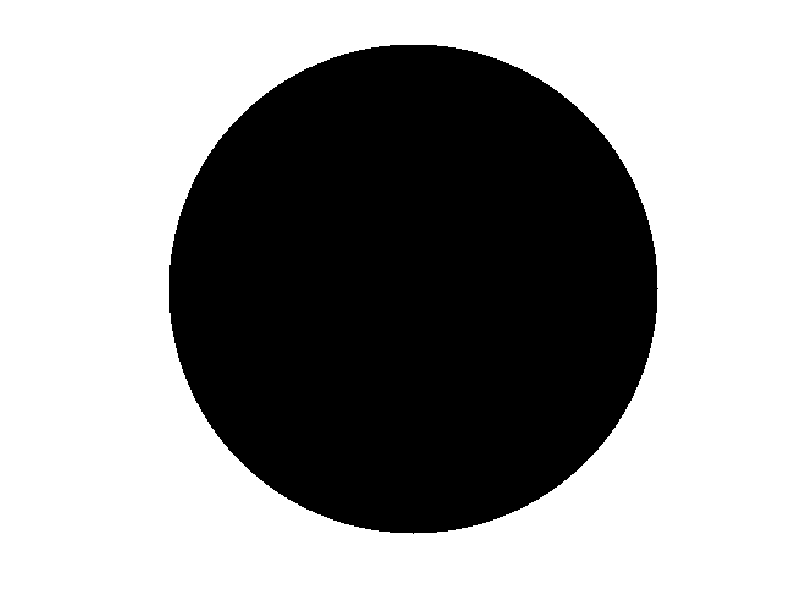

Write MATLAB code to recreate this figure.
% Write matlab code to display following binary images
% Write a program to display a circle
 close all;
 clearvars;
r = 200;
A=ones(400,400);
close all;
for x = 1:400
  for y = 1:400
    if(((x-200)^2 + (y-200)^2)^0.5 <=r)
      A(x,y) = 0;
    end
  end
end
  imshow(A);
  
      
      